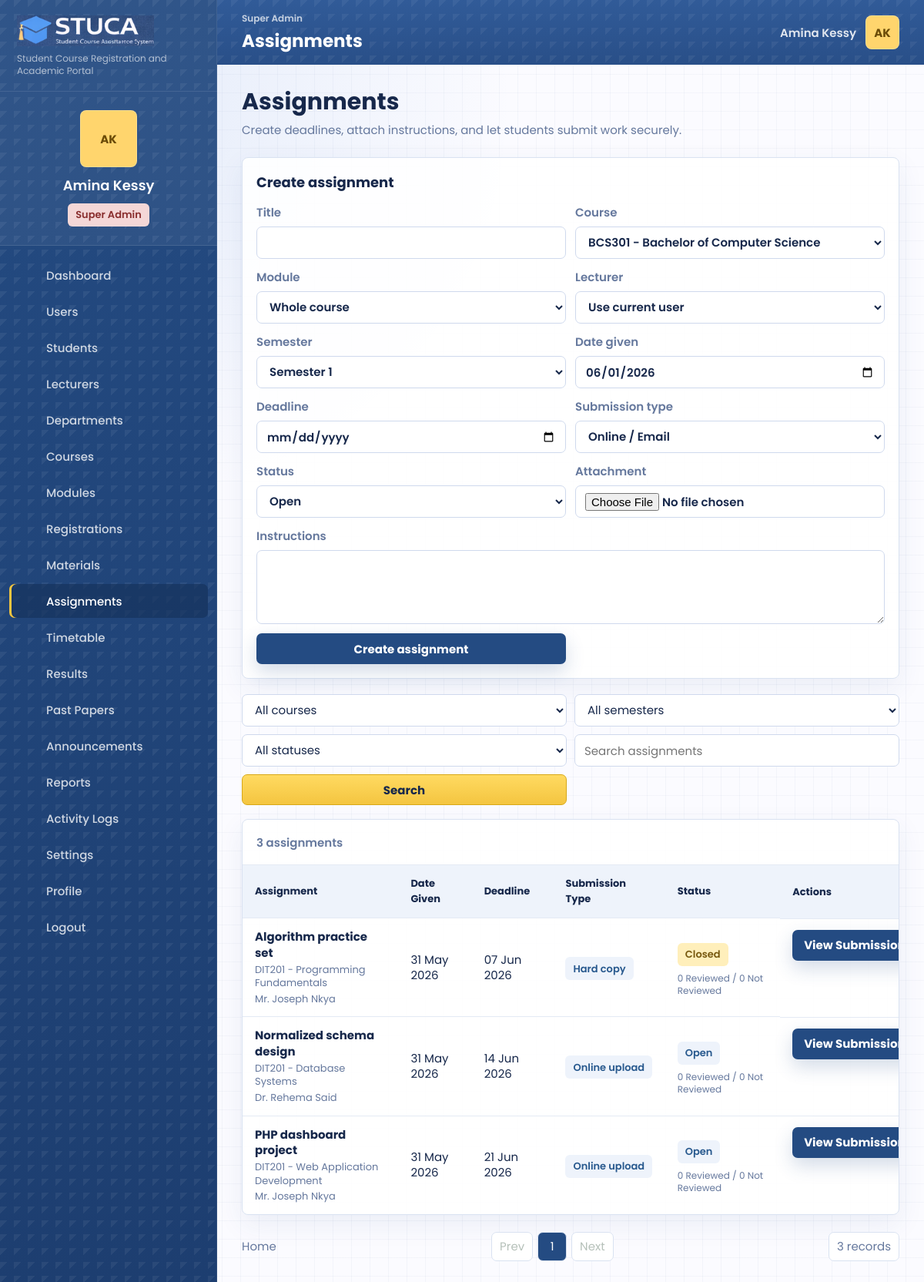
/assignments.php (signed in), run on an earlier commit of the app's database.
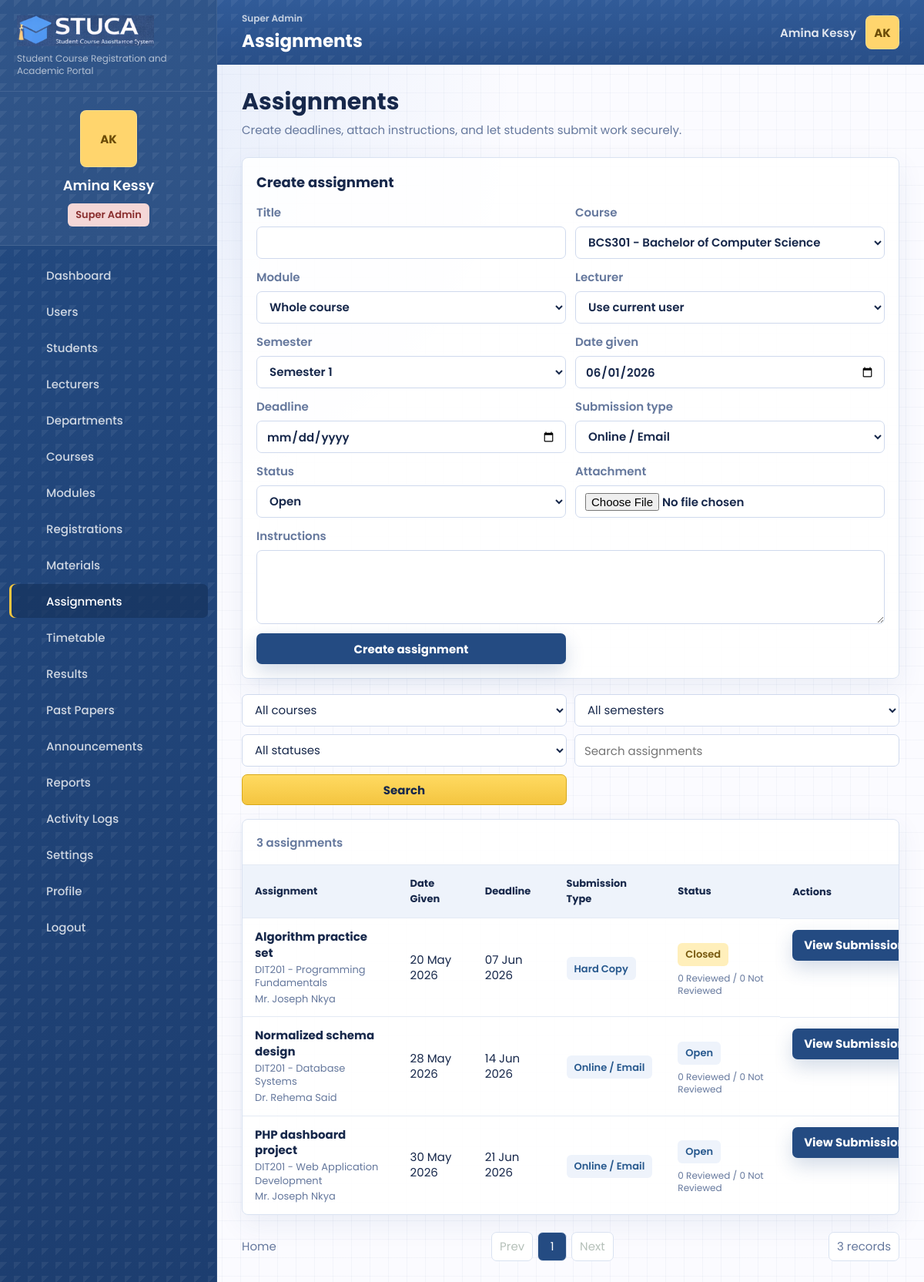
And on a later commit of the database.
### tables this page shows
CREATE TABLE users (
    id INT UNSIGNED AUTO_INCREMENT PRIMARY KEY,
    role_id INT UNSIGNED NOT NULL,
    department_id INT UNSIGNED NULL,
    name VARCHAR(140) NOT NULL,
    email VARCHAR(190) NOT NULL UNIQUE,
    password_hash VARCHAR(255) NOT NULL,
    status ENUM('active', 'suspended') NOT NULL DEFAULT 'active',
    student_number VARCHAR(60) NULL UNIQUE,
    staff_number VARCHAR(60) NULL UNIQUE,
    phone VARCHAR(40) NULL,
    program VARCHAR(160) NULL,
    class_group VARCHAR(80) NULL,
    created_at TIMESTAMP DEFAULT CURRENT_TIMESTAMP,
    updated_at TIMESTAMP DEFAULT CURRENT_TIMESTAMP ON UPDATE CURRENT_TIMESTAMP,
    INDEX idx_users_role (role_id),
    INDEX idx_users_department (department_id),
    INDEX idx_users_status (status),
    CONSTRAINT fk_users_role FOREIGN KEY (role_id) REFERENCES roles(id),
    CONSTRAINT fk_users_department FOREIGN KEY (department_id) REFERENCES departments(id) ON DELETE SET NULL
);

CREATE TABLE assignments (
    id INT UNSIGNED AUTO_INCREMENT PRIMARY KEY,
    course_id INT UNSIGNED NOT NULL,
    module_id INT UNSIGNED NULL,
    lecturer_id INT UNSIGNED NULL,
    semester_id INT UNSIGNED NULL,
    title VARCHAR(190) NOT NULL,
    instructions TEXT NULL,
    date_given DATE NULL,
    deadline DATE NOT NULL,
    submission_type VARCHAR(80) NOT NULL DEFAULT 'Online upload',
    file_path VARCHAR(255) NULL,
    status ENUM('open', 'closed') NOT NULL DEFAULT 'open',
    created_at TIMESTAMP DEFAULT CURRENT_TIMESTAMP,
    updated_at TIMESTAMP DEFAULT CURRENT_TIMESTAMP ON UPDATE CURRENT_TIMESTAMP,
    INDEX idx_assignments_course (course_id),
    INDEX idx_assignments_module (module_id),
    INDEX idx_assignments_deadline (deadline),
    CONSTRAINT fk_assignments_course FOREIGN KEY (course_id) REFERENCES courses(id) ON DELETE CASCADE,
    CONSTRAINT fk_assignments_module FOREIGN KEY (module_id) REFERENCES modules(id) ON DELETE SET NULL,
    CONSTRAINT fk_assignments_lecturer FOREIGN KEY (lecturer_id) REFERENCES users(id) ON DELETE SET NULL,
    CONSTRAINT fk_assignments_semester FOREIGN KEY (semester_id) REFERENCES semesters(id) ON DELETE SET NULL
);

CREATE TABLE courses (
    id INT UNSIGNED AUTO_INCREMENT PRIMARY KEY,
    department_id INT UNSIGNED NULL,
    code VARCHAR(40) NOT NULL UNIQUE,
    title VARCHAR(190) NOT NULL,
    description TEXT NULL,
    level VARCHAR(80) NULL,
    credits SMALLINT UNSIGNED NOT NULL DEFAULT 3,
    status ENUM('active', 'archived') NOT NULL DEFAULT 'active',
    created_at TIMESTAMP DEFAULT CURRENT_TIMESTAMP,
    updated_at TIMESTAMP DEFAULT CURRENT_TIMESTAMP ON UPDATE CURRENT_TIMESTAMP,
    INDEX idx_courses_department (department_id),
    INDEX idx_courses_status (status),
    CONSTRAINT fk_courses_department FOREIGN KEY (department_id) REFERENCES departments(id) ON DELETE SET NULL
);

CREATE TABLE modules (
    id INT UNSIGNED AUTO_INCREMENT PRIMARY KEY,
    course_id INT UNSIGNED NOT NULL,
    semester_id INT UNSIGNED NULL,
    code VARCHAR(40) NOT NULL UNIQUE,
    title VARCHAR(190) NOT NULL,
    description TEXT NULL,
    credits TINYINT UNSIGNED NOT NULL DEFAULT 3,
    created_at TIMESTAMP DEFAULT CURRENT_TIMESTAMP,
    updated_at TIMESTAMP DEFAULT CURRENT_TIMESTAMP ON UPDATE CURRENT_TIMESTAMP,
    INDEX idx_modules_course (course_id),
    INDEX idx_modules_semester (semester_id),
    CONSTRAINT fk_modules_course FOREIGN KEY (course_id) REFERENCES courses(id) ON DELETE CASCADE,
    CONSTRAINT fk_modules_semester FOREIGN KEY (semester_id) REFERENCES semesters(id) ON DELETE SET NULL
);

### public/assignments.php (the view, shortened to what the rows shown need)
<?php
require dirname(__DIR__) . '/app/bootstrap.php';
$repo = repository();
$user = current_user();
$filters = [
    'course_id' => request_value('course_id'),
    'semester' => request_value('semester'),
    'submission_type' => request_value('submission_type'),
    'status' => request_value('status'),
    'search' => request_value('search'),
];
$assignments = $repo->getAssignments($filters, $user);
$pagination = paginate($assignments, (int) request_value('page', '1'), app_config('items_per_page'));
$submissionModals = [];
page_start('Assignments', 'assignments');
?>
<section class="page-title-row">
    <div>
        <h2>Assignments</h2>
    </div>
</section>
<?php if (can_upload_teaching_files($user['role'])): ?>
<section class="panel compact">
    <div class="panel-heading"><h2>Create assignment</h2></div>
</section>
<?php endif; ?>
<section class="panel table-panel">
    <div class="responsive-table">
        <table>
            <thead>
                <tr>
                    <th>Assignment</th>
                    <th>Date Given</th>
                    <th>Deadline</th>
                    <th>Submission Type</th>
                    <th>Status</th>
                    <th>Actions</th>
                </tr>
            </thead>
            <tbody>
                <?php foreach ($pagination['items'] as $assignment): ?>
                    <?php
                    $statusMeta = assignment_status_meta($assignment);
                    $canSubmitOnline = $user['role'] === 'student'
                        && ($assignment['status'] ?? '') === 'open'
                        && is_online_submission_type($assignment['submission_type'] ?? '');
                    ?>
                    <tr>
                        <td>
                            <strong><?= e($assignment['title']) ?></strong>
                            <span><?= e($assignment['course_code']) ?> - <?= e($assignment['module_name'] ?: $assignment['course_title']) ?></span>
                            <small><?= e($assignment['lecturer'] ?? 'Unassigned') ?></small>
                        </td>
                        <td><?= e(display_date($assignment['date_given'] ?? '')) ?></td>
                        <td><?= e(display_date($assignment['deadline'])) ?></td>
                        <td><span class="pill soft"><?= e($assignment['submission_type']) ?></span></td>
                        <td>
                            <span class="status-stack">
                                <span class="pill <?= e($statusMeta['class']) ?>"><?= e($statusMeta['label']) ?></span>
                                <?php if ($user['role'] !== 'student'): ?>
                                    <small class="table-note"><?= e((string) ($assignment['reviewed_count'] ?? 0)) ?> Reviewed / <?= e((string) max(0, (int) ($assignment['submission_count'] ?? 0) - (int) ($assignment['reviewed_count'] ?? 0))) ?> Not Reviewed</small>
                                <?php endif; ?>
                            </span>
                        </td>
                        <td class="action-cell">
                            <?php if ($canSubmitOnline): ?>
                                <?php $modalId = 'submit-assignment-' . (int) $assignment['id']; $submissionModals[$modalId] = $assignment; ?>
                                <button class="button primary" type="button" data-modal-open="<?= e($modalId) ?>">
                                    <?= !empty($assignment['submission_id']) ? 'Resubmit Assignment' : 'Submit Assignment' ?>
                                </button>
                            <?php elseif ($user['role'] === 'student'): ?>
                                <span class="muted-text"><?= e(is_online_submission_type($assignment['submission_type'] ?? '') ? 'Unavailable' : 'No upload required') ?></span>
                            <?php elseif (can_upload_teaching_files($user['role'])): ?>
                                <a class="button primary" href="submissions.php?assignment_id=<?= e($assignment['id']) ?>">View Submissions</a>
                            <?php else: ?>
                                <a class="button subtle" href="assignments.php?search=<?= e(urlencode($assignment['title'])) ?>">View</a>
                            <?php endif; ?>
                        </td>
                    </tr>
                <?php endforeach; ?>
            </tbody>
        </table>
    </div>
</section>
<?php
page_end();

### app/includes/layout.php (shortened to what the rows shown need)
<?php
function page_start(string $title, string $active): void
{
    $user = current_user();
    if ($user && !empty($user['email'])) {
        $freshUser = repository()->findUserByEmail($user['email']);
        if ($freshUser) {
            unset($freshUser['password_hash']);
            $user = $freshUser;
        }
    }
    $displayName = $user['name'] ?? 'Guest';
    $role = role_label($user['role'] ?? null);
    ?>
    <!doctype html>
    <html lang="en">
    <head>
        <link rel="stylesheet" href="assets/css/styles.css?v=20260601-workflow">
    </head>
    <body class="page-<?= e($active) ?>">
        <aside class="sidebar" id="sidebar">
            <div class="profile-card">
                <div class="avatar-initials"><?= e(initials($displayName)) ?></div>
                <strong><?= e($displayName) ?></strong>
                <span class="role-pill <?= e(role_badge_class($user['role'] ?? null)) ?>"><?= e($role) ?></span>
            </div>
        </aside>
        <div class="app-shell">
            <header class="topbar">
                <div>
                    <h1><?= e($title) ?></h1>
                </div>
                <div class="topbar-user">
                    <span class="topbar-name"><?= e($displayName) ?></span>
                    <a class="avatar-initials tiny" href="profile.php" aria-label="Open profile"><?= e(initials($displayName)) ?></a>
                </div>
            </header>
            <main class="content" id="content">
    <?php
}
function page_end(): void
{
    ?>
            </main>
        </div>
    </body>
    </html>
    <?php
}
    ?>

What changed in the data, as far as the page shows it:
changed assignments "Algorithm practice set": date_given "31 May 2026" → "20 May 2026"; submission_type "Hard copy" → "Hard Copy"
changed assignments "Normalized schema design": date_given "31 May 2026" → "28 May 2026"; submission_type "Online upload" → "Online / Email"
changed assignments "PHP dashboard project": date_given "31 May 2026" → "30 May 2026"; submission_type "Online upload" → "Online / Email"
